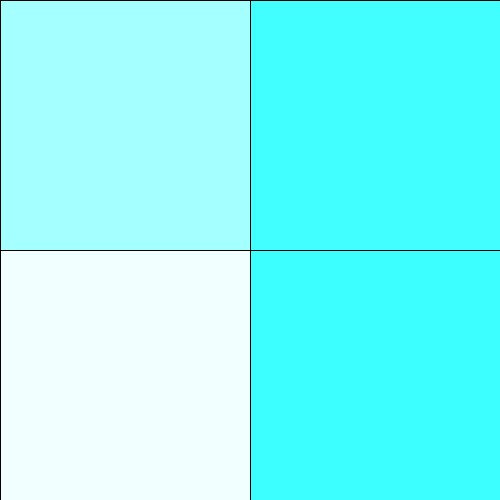
Frame 1 (no input)
Frame 60 (the mouse pressed at the canvas centre just before this capture): identical to frame 1, image omitted
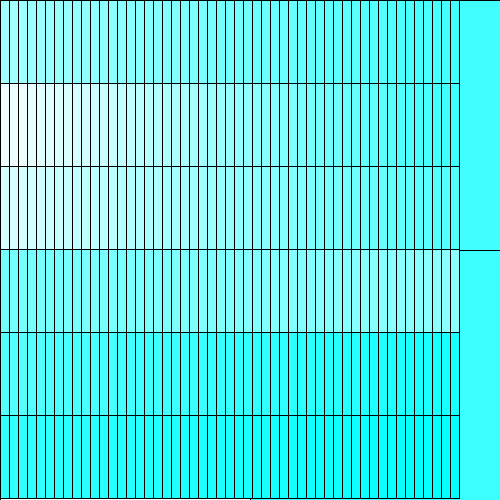
Frame 120 (the mouse held since frame 60 and released just before this capture)

The Processing sketch that drew these frames (run headless with seeded random() and noise(); from frame 60 on, the mouse is pressed at the canvas centre):

// Processing sketch: GD_p5_js_P_1_2_1_01
// ── GD_p5_js_P_1_2_1_01.pde
int tileCountX, tileCountY, intercol, col1, col2;
float tileWidth, tileHeight, amount, posX, posY;
int[] colorsLeft, colorsRight;


void setup() {
  size(500, 500);

  // 1. 棚を用意する（これがないとエラー）
  colorsLeft = new int[100];
  colorsRight = new int[100];

  // 2. 棚に「色」を詰め込む（これがないと真っ黒）
  for (int i = 0; i < 100; i++) {
    colorsLeft[i] = color(random(255), 255, 255);  // ランダムな色
    colorsRight[i] = color(random(255), 255, 255); // ランダムな色
  }
}

void draw() {
  tileCountX = int (map(mouseX, 0, width, 2, 100));
  tileCountY = int (map(mouseY, 0, height, 2, 10));

  tileWidth = width / tileCountX;
  tileHeight = height / tileCountY;

  for (int gridY = 0; gridY < tileCountY; gridY++) {
    col1 = colorsLeft[gridY];
    col2 = colorsRight[gridY];

    for (int gridX = 0; gridX < tileCountX; gridX++) {
      amount = map(gridX, 0, tileCountX - 1, 0, 1);
      intercol = lerpColor(col1, col2, amount);

      fill(intercol);

      posX = tileWidth * gridX;
      posY = tileHeight * gridY;
      rect(posX, posY, tileWidth, tileHeight);
    }
  }
}
